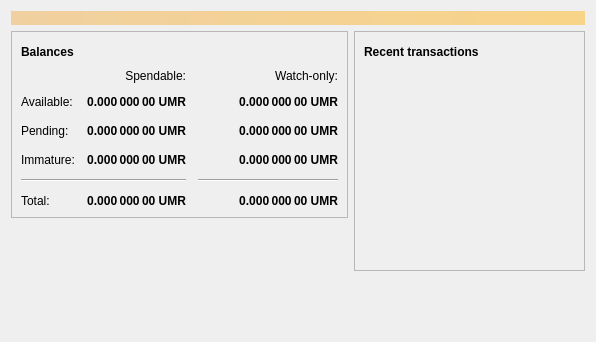
<?xml version="1.0" encoding="UTF-8"?>
<ui version="4.0">
 <class>OverviewPage</class>
 <widget class="QWidget" name="OverviewPage">
  <property name="geometry">
   <rect>
    <x>0</x>
    <y>0</y>
    <width>596</width>
    <height>342</height>
   </rect>
  </property>
  <property name="windowTitle">
   <string>Form</string>
  </property>
  <layout class="QVBoxLayout" name="topLayout">
   <item>
    <widget class="QLabel" name="labelAlerts">
     <property name="visible">
      <bool>false</bool>
     </property>
     <property name="styleSheet">
      <string notr="true">QLabel { background-color: qlineargradient(x1: 0, y1: 0, x2: 1, y2: 0, stop:0 #F0D0A0, stop:1 #F8D488); color:#000000; }</string>
     </property>
     <property name="wordWrap">
      <bool>true</bool>
     </property>
     <property name="margin">
      <number>3</number>
     </property>
     <property name="textInteractionFlags">
      <set>Qt::TextSelectableByMouse</set>
     </property>
    </widget>
   </item>
   <item>
    <layout class="QHBoxLayout" name="horizontalLayout" stretch="1,1">
     <item>
      <layout class="QVBoxLayout" name="verticalLayout_2">
       <item>
        <widget class="QFrame" name="frame">
         <property name="frameShape">
          <enum>QFrame::StyledPanel</enum>
         </property>
         <property name="frameShadow">
          <enum>QFrame::Raised</enum>
         </property>
         <layout class="QVBoxLayout" name="verticalLayout_4">
          <item>
           <layout class="QHBoxLayout" name="horizontalLayout_4">
            <item>
             <widget class="QLabel" name="label_5">
              <property name="font">
               <font>
                <weight>75</weight>
                <bold>true</bold>
               </font>
              </property>
              <property name="text">
               <string>Balances</string>
              </property>
             </widget>
            </item>
            <item>
             <widget class="QPushButton" name="labelWalletStatus">
              <property name="enabled">
               <bool>true</bool>
              </property>
              <property name="maximumSize">
               <size>
                <width>30</width>
                <height>16777215</height>
               </size>
              </property>
              <property name="toolTip">
               <string>The displayed information may be out of date. Your wallet automatically synchronizes with the UMRcoin network after a connection is established, but this process has not completed yet.</string>
              </property>
              <property name="text">
               <string/>
              </property>
              <property name="icon">
               <iconset resource="../bitcoin.qrc">
                <normaloff>:/icons/warning</normaloff>
                <disabledoff>:/icons/warning</disabledoff>:/icons/warning</iconset>
              </property>
              <property name="iconSize">
               <size>
                <width>24</width>
                <height>24</height>
               </size>
              </property>
              <property name="flat">
               <bool>true</bool>
              </property>
             </widget>
            </item>
            <item>
             <spacer name="horizontalSpacer_3">
              <property name="orientation">
               <enum>Qt::Horizontal</enum>
              </property>
              <property name="sizeHint" stdset="0">
               <size>
                <width>40</width>
                <height>20</height>
               </size>
              </property>
             </spacer>
            </item>
           </layout>
          </item>
          <item>
           <layout class="QGridLayout" name="gridLayout">
            <property name="spacing">
             <number>12</number>
            </property>
            <item row="2" column="2">
             <widget class="QLabel" name="labelWatchPending">
              <property name="font">
               <font>
                <weight>75</weight>
                <bold>true</bold>
               </font>
              </property>
              <property name="cursor">
               <cursorShape>IBeamCursor</cursorShape>
              </property>
              <property name="toolTip">
               <string>Unconfirmed transactions to watch-only addresses</string>
              </property>
              <property name="text">
               <string notr="true">0.000 000 00 UMR</string>
              </property>
              <property name="alignment">
               <set>Qt::AlignRight|Qt::AlignTrailing|Qt::AlignVCenter</set>
              </property>
              <property name="textInteractionFlags">
               <set>Qt::LinksAccessibleByMouse|Qt::TextSelectableByKeyboard|Qt::TextSelectableByMouse</set>
              </property>
             </widget>
            </item>
            <item row="2" column="1">
             <widget class="QLabel" name="labelUnconfirmed">
              <property name="font">
               <font>
                <weight>75</weight>
                <bold>true</bold>
               </font>
              </property>
              <property name="cursor">
               <cursorShape>IBeamCursor</cursorShape>
              </property>
              <property name="toolTip">
               <string>Total of transactions that have yet to be confirmed, and do not yet count toward the spendable balance</string>
              </property>
              <property name="text">
               <string notr="true">0.000 000 00 UMR</string>
              </property>
              <property name="alignment">
               <set>Qt::AlignRight|Qt::AlignTrailing|Qt::AlignVCenter</set>
              </property>
              <property name="textInteractionFlags">
               <set>Qt::LinksAccessibleByMouse|Qt::TextSelectableByKeyboard|Qt::TextSelectableByMouse</set>
              </property>
             </widget>
            </item>
            <item row="3" column="2">
             <widget class="QLabel" name="labelWatchImmature">
              <property name="font">
               <font>
                <weight>75</weight>
                <bold>true</bold>
               </font>
              </property>
              <property name="cursor">
               <cursorShape>IBeamCursor</cursorShape>
              </property>
              <property name="toolTip">
               <string>Mined balance in watch-only addresses that has not yet matured</string>
              </property>
              <property name="text">
               <string notr="true">0.000 000 00 UMR</string>
              </property>
              <property name="alignment">
               <set>Qt::AlignRight|Qt::AlignTrailing|Qt::AlignVCenter</set>
              </property>
              <property name="textInteractionFlags">
               <set>Qt::LinksAccessibleByMouse|Qt::TextSelectableByKeyboard|Qt::TextSelectableByMouse</set>
              </property>
             </widget>
            </item>
            <item row="4" column="0" colspan="2">
             <widget class="Line" name="line">
              <property name="orientation">
               <enum>Qt::Horizontal</enum>
              </property>
             </widget>
            </item>
            <item row="4" column="2">
             <widget class="Line" name="lineWatchBalance">
              <property name="sizePolicy">
               <sizepolicy hsizetype="Preferred" vsizetype="Fixed">
                <horstretch>0</horstretch>
                <verstretch>0</verstretch>
               </sizepolicy>
              </property>
              <property name="minimumSize">
               <size>
                <width>140</width>
                <height>0</height>
               </size>
              </property>
              <property name="orientation">
               <enum>Qt::Horizontal</enum>
              </property>
             </widget>
            </item>
            <item row="5" column="0">
             <widget class="QLabel" name="labelTotalText">
              <property name="text">
               <string>Total:</string>
              </property>
             </widget>
            </item>
            <item row="3" column="1">
             <widget class="QLabel" name="labelImmature">
              <property name="font">
               <font>
                <weight>75</weight>
                <bold>true</bold>
               </font>
              </property>
              <property name="cursor">
               <cursorShape>IBeamCursor</cursorShape>
              </property>
              <property name="toolTip">
               <string>Mined balance that has not yet matured</string>
              </property>
              <property name="text">
               <string notr="true">0.000 000 00 UMR</string>
              </property>
              <property name="alignment">
               <set>Qt::AlignRight|Qt::AlignTrailing|Qt::AlignVCenter</set>
              </property>
              <property name="textInteractionFlags">
               <set>Qt::LinksAccessibleByMouse|Qt::TextSelectableByKeyboard|Qt::TextSelectableByMouse</set>
              </property>
             </widget>
            </item>
            <item row="2" column="3">
             <spacer name="horizontalSpacer_2">
              <property name="orientation">
               <enum>Qt::Horizontal</enum>
              </property>
              <property name="sizeHint" stdset="0">
               <size>
                <width>40</width>
                <height>20</height>
               </size>
              </property>
             </spacer>
            </item>
            <item row="3" column="0">
             <widget class="QLabel" name="labelImmatureText">
              <property name="text">
               <string>Immature:</string>
              </property>
             </widget>
            </item>
            <item row="5" column="1">
             <widget class="QLabel" name="labelTotal">
              <property name="font">
               <font>
                <weight>75</weight>
                <bold>true</bold>
               </font>
              </property>
              <property name="cursor">
               <cursorShape>IBeamCursor</cursorShape>
              </property>
              <property name="toolTip">
               <string>Your current total balance</string>
              </property>
              <property name="text">
               <string notr="true">0.000 000 00 UMR</string>
              </property>
              <property name="alignment">
               <set>Qt::AlignRight|Qt::AlignTrailing|Qt::AlignVCenter</set>
              </property>
              <property name="textInteractionFlags">
               <set>Qt::LinksAccessibleByMouse|Qt::TextSelectableByKeyboard|Qt::TextSelectableByMouse</set>
              </property>
             </widget>
            </item>
            <item row="5" column="2">
             <widget class="QLabel" name="labelWatchTotal">
              <property name="font">
               <font>
                <weight>75</weight>
                <bold>true</bold>
               </font>
              </property>
              <property name="cursor">
               <cursorShape>IBeamCursor</cursorShape>
              </property>
              <property name="toolTip">
               <string>Current total balance in watch-only addresses</string>
              </property>
              <property name="text">
               <string notr="true">0.000 000 00 UMR</string>
              </property>
              <property name="alignment">
               <set>Qt::AlignRight|Qt::AlignTrailing|Qt::AlignVCenter</set>
              </property>
              <property name="textInteractionFlags">
               <set>Qt::LinksAccessibleByMouse|Qt::TextSelectableByKeyboard|Qt::TextSelectableByMouse</set>
              </property>
             </widget>
            </item>
            <item row="0" column="2">
             <widget class="QLabel" name="labelWatchonly">
              <property name="text">
               <string>Watch-only:</string>
              </property>
              <property name="alignment">
               <set>Qt::AlignRight|Qt::AlignTrailing|Qt::AlignVCenter</set>
              </property>
             </widget>
            </item>
            <item row="1" column="0">
             <widget class="QLabel" name="labelBalanceText">
              <property name="text">
               <string>Available:</string>
              </property>
             </widget>
            </item>
            <item row="1" column="1">
             <widget class="QLabel" name="labelBalance">
              <property name="font">
               <font>
                <weight>75</weight>
                <bold>true</bold>
               </font>
              </property>
              <property name="cursor">
               <cursorShape>IBeamCursor</cursorShape>
              </property>
              <property name="toolTip">
               <string>Your current spendable balance</string>
              </property>
              <property name="text">
               <string notr="true">0.000 000 00 UMR</string>
              </property>
              <property name="alignment">
               <set>Qt::AlignRight|Qt::AlignTrailing|Qt::AlignVCenter</set>
              </property>
              <property name="textInteractionFlags">
               <set>Qt::LinksAccessibleByMouse|Qt::TextSelectableByKeyboard|Qt::TextSelectableByMouse</set>
              </property>
             </widget>
            </item>
            <item row="1" column="2">
             <widget class="QLabel" name="labelWatchAvailable">
              <property name="font">
               <font>
                <weight>75</weight>
                <bold>true</bold>
               </font>
              </property>
              <property name="cursor">
               <cursorShape>IBeamCursor</cursorShape>
              </property>
              <property name="toolTip">
               <string>Your current balance in watch-only addresses</string>
              </property>
              <property name="text">
               <string notr="true">0.000 000 00 UMR</string>
              </property>
              <property name="alignment">
               <set>Qt::AlignRight|Qt::AlignTrailing|Qt::AlignVCenter</set>
              </property>
              <property name="textInteractionFlags">
               <set>Qt::LinksAccessibleByMouse|Qt::TextSelectableByKeyboard|Qt::TextSelectableByMouse</set>
              </property>
             </widget>
            </item>
            <item row="2" column="0">
             <widget class="QLabel" name="labelPendingText">
              <property name="text">
               <string>Pending:</string>
              </property>
             </widget>
            </item>
            <item row="0" column="1">
             <widget class="QLabel" name="labelSpendable">
              <property name="text">
               <string>Spendable:</string>
              </property>
              <property name="alignment">
               <set>Qt::AlignRight|Qt::AlignTrailing|Qt::AlignVCenter</set>
              </property>
             </widget>
            </item>
           </layout>
          </item>
         </layout>
        </widget>
       </item>
       <item>
        <spacer name="verticalSpacer">
         <property name="orientation">
          <enum>Qt::Vertical</enum>
         </property>
         <property name="sizeHint" stdset="0">
          <size>
           <width>20</width>
           <height>40</height>
          </size>
         </property>
        </spacer>
       </item>
      </layout>
     </item>
     <item>
      <layout class="QVBoxLayout" name="verticalLayout_3">
       <item>
        <widget class="QFrame" name="frame_2">
         <property name="frameShape">
          <enum>QFrame::StyledPanel</enum>
         </property>
         <property name="frameShadow">
          <enum>QFrame::Raised</enum>
         </property>
         <layout class="QVBoxLayout" name="verticalLayout">
          <item>
           <layout class="QHBoxLayout" name="horizontalLayout_2">
            <item>
             <widget class="QLabel" name="label_4">
              <property name="font">
               <font>
                <weight>75</weight>
                <bold>true</bold>
               </font>
              </property>
              <property name="text">
               <string>Recent transactions</string>
              </property>
             </widget>
            </item>
            <item>
             <widget class="QPushButton" name="labelTransactionsStatus">
              <property name="enabled">
               <bool>true</bool>
              </property>
              <property name="maximumSize">
               <size>
                <width>30</width>
                <height>16777215</height>
               </size>
              </property>
              <property name="toolTip">
               <string>The displayed information may be out of date. Your wallet automatically synchronizes with the UMRcoin network after a connection is established, but this process has not completed yet.</string>
              </property>
              <property name="text">
               <string/>
              </property>
              <property name="icon">
               <iconset resource="../bitcoin.qrc">
                <normaloff>:/icons/warning</normaloff>
                <disabledoff>:/icons/warning</disabledoff>:/icons/warning</iconset>
              </property>
              <property name="iconSize">
               <size>
                <width>24</width>
                <height>24</height>
               </size>
              </property>
              <property name="flat">
               <bool>true</bool>
              </property>
             </widget>
            </item>
            <item>
             <spacer name="horizontalSpacer">
              <property name="orientation">
               <enum>Qt::Horizontal</enum>
              </property>
              <property name="sizeHint" stdset="0">
               <size>
                <width>40</width>
                <height>20</height>
               </size>
              </property>
             </spacer>
            </item>
           </layout>
          </item>
          <item>
           <widget class="QListView" name="listTransactions">
            <property name="styleSheet">
             <string notr="true">QListView { background: transparent; }</string>
            </property>
            <property name="frameShape">
             <enum>QFrame::NoFrame</enum>
            </property>
            <property name="verticalScrollBarPolicy">
             <enum>Qt::ScrollBarAlwaysOff</enum>
            </property>
            <property name="horizontalScrollBarPolicy">
             <enum>Qt::ScrollBarAlwaysOff</enum>
            </property>
            <property name="selectionMode">
             <enum>QAbstractItemView::NoSelection</enum>
            </property>
           </widget>
          </item>
         </layout>
        </widget>
       </item>
       <item>
        <spacer name="verticalSpacer_2">
         <property name="orientation">
          <enum>Qt::Vertical</enum>
         </property>
         <property name="sizeHint" stdset="0">
          <size>
           <width>20</width>
           <height>40</height>
          </size>
         </property>
        </spacer>
       </item>
      </layout>
     </item>
    </layout>
   </item>
  </layout>
 </widget>
 <resources/>
 <connections/>
</ui>
